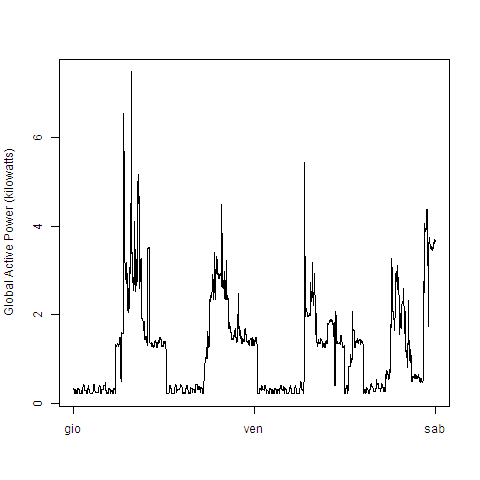

Here is the R script that generated this plot:
plotdata<-read.csv("subset-for-plots.csv", na.strings = "?")
names(plotdata)<-c("n","date","time","active_power","reactive_power",
                   "voltage","intensity","sub_met1","sub_met2","sub_met3")
png(filename="plot2.png", width = 480, height = 480)
plotdata$datetime<-paste(plotdata$date, plotdata$time)
plotdata<-as.data.frame(plotdata)                        
plotdata$datetime<- strptime(plotdata$datetime, format="%Y-%m-%d %H:%M:%S")

with (plotdata, { plot(datetime, active_power, xlab = "",  ylab = "Global Active Power (kilowatts)", type="n")
                  lines(datetime , active_power, type ="l")
                })

dev.off()